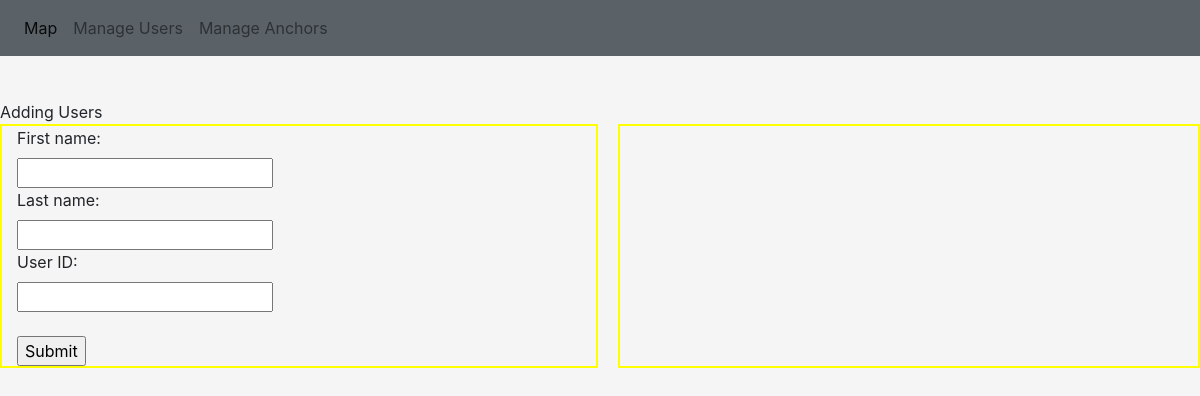
The page /manage-users on the database as committed earlier.
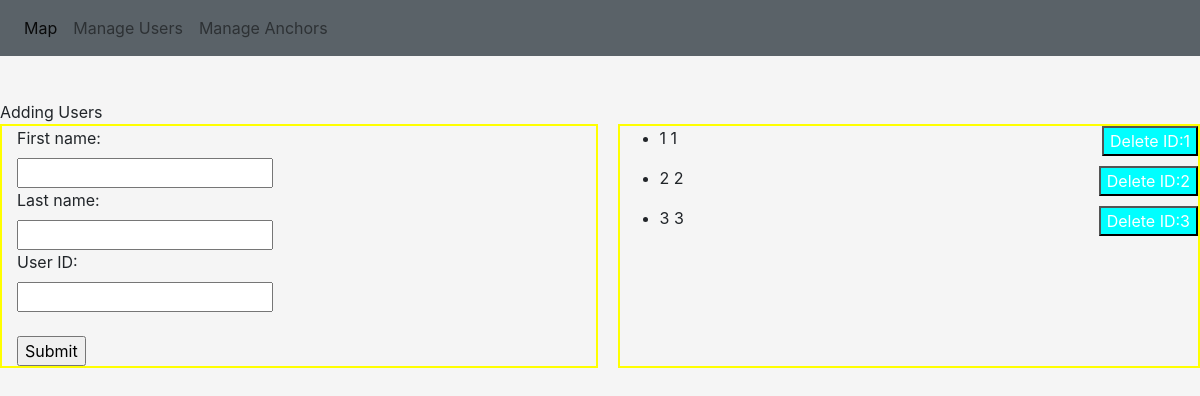
The same page on the database as committed later.
### flasz.py (models this page shows, shortened)
class users(db.Model):
    _id = db.Column("id", db.Integer, primary_key=True)
    name = db.Column("fname", db.String(100))
    lastname = db.Column("lname", db.String(100))
    tarid = db.Column("userid", db.Integer)
    target = db.Column("target", db.PickleType)

### flasz.py (the view)
@app.route('/manage-users', methods=['GET', 'POST'])
def adding_user():
    return render_template('targets.html', values=users.query.all())

### templates/targets.html (shortened to what this page needs)
{% extends 'base.html' %}
{% block content %}
<div class="flex-container">
<div class="flex-child magenta" id="submit">
<form action ="{{ url_for('add_user') }}" method="POST">
  <label for="fname">First name:</label><br>
  <input type="text" id="fname" name="fname"><br>
  <label for="lname">Last name:</label><br>
  <input type="text" id="lname" name="lname"><br>
   <label for="userid">User ID:</label><br>
  <input type="text" id="userid" name="userid"><br>
  <br>
  <input type="Submit" value ='Submit'/>
</form>
</div>
<div class="flex-child green" id ="show">
  <form action = "{{ url_for('delete_user') }}" method="POST">
  <ul class=space_list>
    {% for item in values %}
 <li> {{ item.name }}   {{ item.lastname }}
     <button type="submit" class="button_delete" name="Delete" value={{item._id}}>Delete ID:{{item._id}}</button>
 </li>
    {% endfor %}
    </ul>
  </form>
</div>
</div>
{% endblock %}

### templates/base.html (shortened to what this page needs)
<!doctype html>
<html lang="en">
<head>
    <link rel="stylesheet"
          href="https://stackpath.bootstrapcdn.com/bootstrap/4.3.1/css/bootstrap.min.css"
>
    <link rel="stylesheet" href="static/styles/styles.css">
</head>
<body id="body">
<nav class="navbar navbar-expand-lg navbar-light fixed-top" style="background-color: #5A6268;">
    <div class="collapse navbar-collapse" id="navbarSupportedContent">
        <ul class="navbar-nav mr-auto">
            <li class="nav-item active">
                <a class="nav-link" href="{{ url_for('hello_world') }}">Map <span class="sr-only">(current)</span></a>
            </li>
            <li class="nav-item">
                <a class="nav-link" href="/manage-users">Manage Users</a>
            </li>
            <li class="nav-item">
                <a class="nav-link" href="/manage-anchors">Manage Anchors</a>
            </li>
        </ul>
    </div>
</nav>
{% block content %}
{% endblock %}
</body>
</html>

### static/styles/styles.css (style rules this page uses)
body { background-color: whitesmoke; min-height: 100%; padding-top: 100px; }
.flex-child { flex: 1; border: 2px solid yellow; }
.flex-child:first-child { margin-right: 20px; }
.flex-container { display: flex; }
ul.space_list li { margin-bottom: 1em; }
.button_delete { background-color: cyan; color: white; float: right; margin-left: 15px; }
#submit { position: relative; display: block; padding-left: 15px; }

Rows that differ between the two databases and show on the page:
added users: name "1", lastname "1", _id "1"
added users: name "2", lastname "2", _id "2"
added users: name "3", lastname "3", _id "3"
